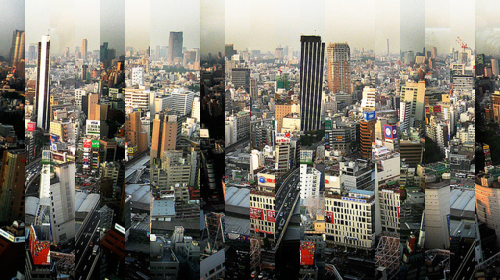
#> input picture testImages/instaout.png, 500 x 280 px
$ python challenge.py   (older library calls are emulated)
#> lines starting #> are read from the running program, lines starting #| are printed output that depends on the picture; long printed decimals are rounded
from skimage.metrics import structural_similarity
from PIL import Image
import cv2
import numpy as np


def displayImage(image, time):
    # Helper function to display an image in a small window
    cv2.namedWindow('Press ALT to close', cv2.WINDOW_NORMAL   )
    cv2.imshow('Press ALT to close', image)
    cv2.waitKey(time)
    cv2.destroyAllWindows()


# https://www.pyimagesearch.com/2014/09/15/python-compare-two-images/
def mse(imageA, imageB):
	# The 'Mean Squared Error' between the two images is the sum of the squared
    # difference between the two images;
	# NOTE: the two images must have the same dimension
	err = np.sum((imageA.astype("float") - imageB.astype("float")) ** 2)
	err /= float(imageA.shape[0] * imageA.shape[1])

    # Return the MSE
	return err


# https://www.pyimagesearch.com/2014/09/15/python-compare-two-images/
def calcSimilarity(left, right, test1, test2):
    left = cv2.cvtColor(left, cv2.COLOR_BGR2GRAY)
    right = cv2.cvtColor(right, cv2.COLOR_BGR2GRAY)

    #displayImage(left, 10000)
    #displayImage(right, 10000)

    # Compute the structural similarity index
    s = structural_similarity(left, right, multichannel=True)

    # Compute the mean squared error
    #m = mse(left, right)
    return s


def getSimilarityScores(shreds):
    # Gather the similarity scores for shred comparisons
    similarity = []
    # Compare the left side of a shred with the right side of every other shred
    for index1, i in enumerate(shreds):
        for index2, j in enumerate(shreds):

            # If comparing the same shred, continue
            if i is j:
                continue
            m = calcSimilarity(i['left'], j['right'], i['image'], j['image'])
            similarity.append({m: (index1, index2)})
    return similarity

def combine(leftImage, rightImage):
    # Combine two shreds
    return np.concatenate((rightImage, leftImage), axis=1)

def getShreds(image, shred_width):
    width, height = image.size
    shreds = []
    i = 0
    j = shred_width
    # Crop shred segment from left to right
    while i < width:
        temp = image.copy()
        temp = temp.crop((i, 0, j, height))

        # Convert to opencv format
        opencvImage = cv2.cvtColor(np.array(temp), cv2.COLOR_RGB2BGR)
        newHeight, newWidth = opencvImage.shape[0:2]

        # Set Edge pixel widths
        leftEdge = opencvImage[0:newHeight, 0:1]
        rightEdge = opencvImage[0:newHeight, newWidth - 1:newWidth]

        info = {'image': opencvImage, 'left': leftEdge, 'right': rightEdge}
        shreds.append(info)

        i += shred_width
        j += shred_width

    return shreds

def unShred(shreds, similarity):
    merged = []
    rMerged = []
    point = {}
    finalIndex = ""

    # Sort the potential pairings by structural similarity score
    for j in sorted(similarity, key=lambda d: list(d.keys()), reverse=True):

        if len(merged) == len(shreds) - 1:
            break
        for tup in j:

            l = j[tup][0]
            r = j[tup][1]

            # If we have already merged shred
            if l in merged or r in rMerged:
                break

            # Show the MSE score
            print(f"SSIM: {tup}")

            # If shred is updated, find latest merged shred
            if r in point:
                x = r
                while(x in point):
                    x = point[x]

                # Combine left and right shreds
                shreds[x]['image'] = combine(shreds[l]['image'], shreds[x]['image'])
                point[l] = r
                finalIndex = x
            else:
                # Combine left and right shreds
                shreds[r]['image'] = combine(shreds[l]['image'], shreds[r]['image'])
                point[l] = r
                finalIndex = r

            merged.append(l)
            rMerged.append(r)

    return finalIndex


if __name__ == '__main__':
    # Location of jumbled image
    path = "../testImages/instaout.png"
    image = Image.open(path).convert('RGB')

    SHREDS = 20
    width, height = image.size
#> width = 500; height = 280

    # Given shred width of image
    SHREDS //= 2
    shred_width = (width // SHREDS) // 2
#> shred_width = 25

    # Crop shreds
    shreds = getShreds(image, shred_width)
#> the loop in getShreds, `while i < width:` made 20 passes
#> pass 1, in getShreds, `temp = temp.crop((i, 0, j, height))`:
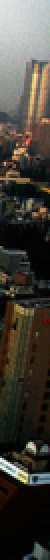
#> temp: PIL image 25x280 RGB (shown 2 times larger); mean R, G, B 68.8, 64.8, 56.8
#> pass 1, in getShreds, `opencvImage = cv2.cvtColor(np.array(temp), cv2.COLOR_RGB2BGR)`:
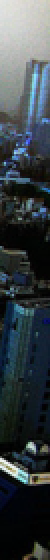
#> opencvImage: shape (280, 25, 3) (shown 2 times larger); mean R, G, B 56.8, 64.8, 68.8
#> pass 2, in getShreds, `temp = temp.crop((i, 0, j, height))`:
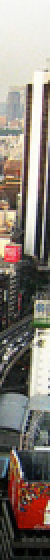
#> temp: PIL image 25x280 RGB (shown 2 times larger); mean R, G, B 135.1, 126.1, 118.3
#> pass 2, in getShreds, `opencvImage = cv2.cvtColor(np.array(temp), cv2.COLOR_RGB2BGR)`:
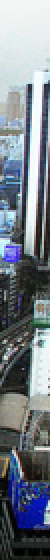
#> opencvImage: shape (280, 25, 3) (shown 2 times larger); mean R, G, B 118.3, 126.1, 135.1
#> after the loop in getShreds, `while i < width:`: i = 500; j = 525; shreds = 20 items
#> shreds = 20 items

    # Calculate SSIM scores
    similarity = getSimilarityScores(shreds)
#> the loop in getSimilarityScores, `for index1, i in enumerate(shreds):` made 20 passes
#> after the loop in getSimilarityScores, `for index1, i in enumerate(shreds):`: similarity = 380 items
#> similarity = 380 items

    # Final combined output
    finalIndex = unShred(shreds, similarity)
#> the loop in unShred, `for j in sorted(similarity, key=lambda d: list(d.keys()), reverse=True..` made 20 passes
#> j on passes 1 to 12: {0.824: (15, 2)}, {0.761: (16, 7)}, {0.758: (0, 4)}, {0.755: (17, 19)}, {0.699: (18, 9)}, {0.695: (13, 10)}, {0.686: (19, 8)}, {0.66: (9, 5)}, {0.648: (5, 14)}, {0.641: (2, 17)}, {0.632: (1, 11)}, {0.626: (7, 6)}
#| SSIM: 0.8239
#| SSIM: 0.7606
#| SSIM: 0.7575
#| SSIM: 0.7546
#| SSIM: 0.6994
#| SSIM: 0.6949
#| SSIM: 0.6859
#| SSIM: 0.6597
#> (further printed lines are left out)
#> after the loop in unShred, `for j in sorted(similarity, key=lambda d: list(d.keys()), reverse=True):`: merged = [15, 16, 0, 17, 18, 13, 19, 9, 5, 2, 1, 7, 6, 10, 14, 3, 4, 12, 11]; point = 19 items; rMerged = [2, 7, 4, 19, 9, 10, 8, 5, 14, 17, 11, 6, 12, 15, 13, 18, 16, 1, 3]; shreds = 20 items
#> finalIndex = 8
    cv2.imwrite(f"../testImages/instaChal.png", shreds[finalIndex]['image'])
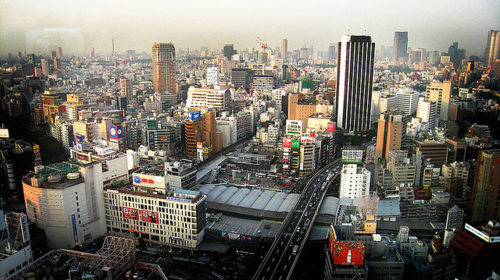
#> saved as instaChal.png: shape (280, 500, 3); mean B, G, R 104.7, 114.3, 118.7

$ run again, with testImages/finishshred.png copied over testImages/instaout.png
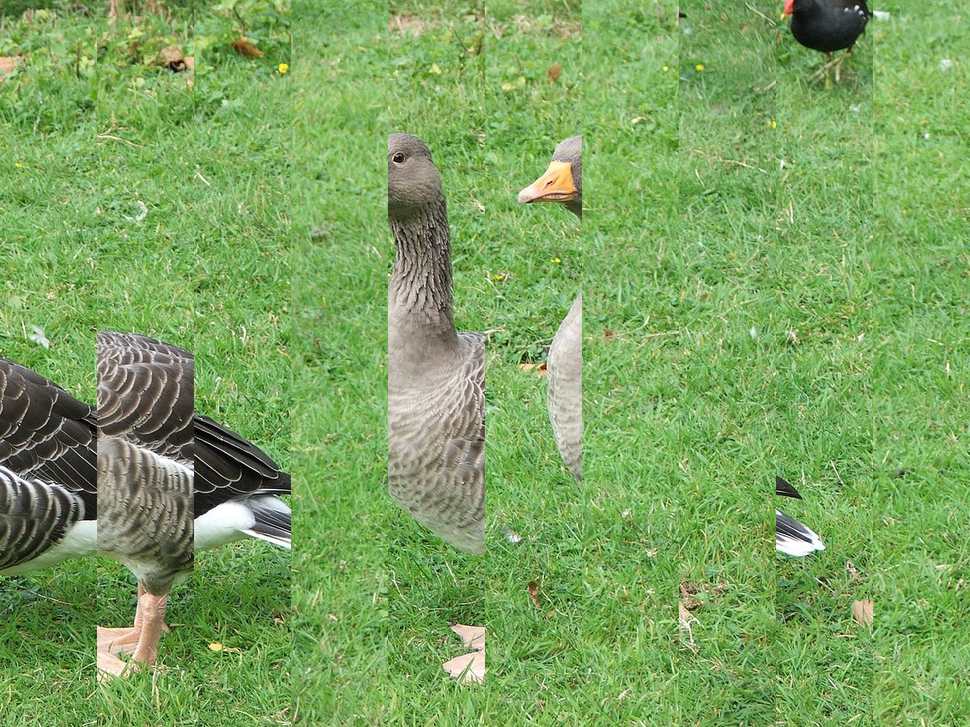
#> input picture testImages/finishshred.png, 970 x 727 px, shrunk from 1200 x 900 before the run
#> the loop in getShreds, `while i < width:` made 21 passes
#> pass 2, in getShreds, `opencvImage = cv2.cvtColor(np.array(temp), cv2.COLOR_RGB2BGR)`:
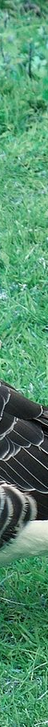
#> opencvImage: shape (727, 48, 3); mean R, G, B 83.6, 142.9, 108.7
#> after the loop in getShreds, `while i < width:`: i = 1008; j = 1056; shreds = 21 items
#> the loop in getSimilarityScores, `for index1, i in enumerate(shreds):` made 21 passes
#> after the loop in getSimilarityScores, `for index1, i in enumerate(shreds):`: similarity = 420 items
#> the loop in unShred, `for j in sorted(similarity, key=lambda d: list(d.keys()), reverse=True..` made 21 passes
#> j on passes 1 to 8: {0.622: (19, 18)}, {0.615: (7, 6)}, {0.604: (8, 7)}, {0.602: (13, 12)}, {0.59: (20, 19)}, {0.568: (14, 13)}, {0.568: (10, 9)}, {0.563: (17, 16)}
#> (printed output is left out)
#> after the loop in unShred, `for j in sorted(similarity, key=lambda d: list(d.keys()), reverse=True):`: merged = [19, 7, 8, 13, 20, 14, 10, 17, 6, 3, 2, 12, 1, 4, 5, 9, 16, 11, 18, 15]; point = 20 items; rMerged = [18, 6, 7, 12, 19, 13, 9, 16, 5, 2, 1, 11, 0, 3, 4, 8, 15, 10, 17, 14]; shreds = 21 items
#> finalIndex = 0
#> `cv2.imwrite(f"../testImages/instaChal.png", shreds[finalIndex]['image'])`:
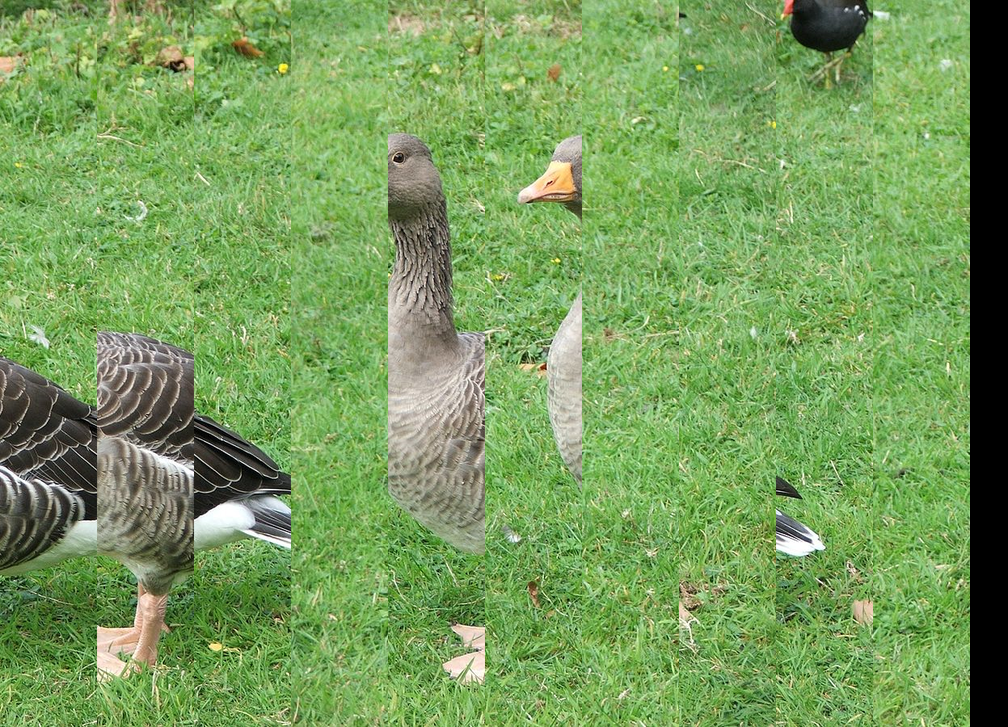
#> saved as instaChal.png: shape (727, 1008, 3); mean B, G, R 91.4, 156.4, 119.3
